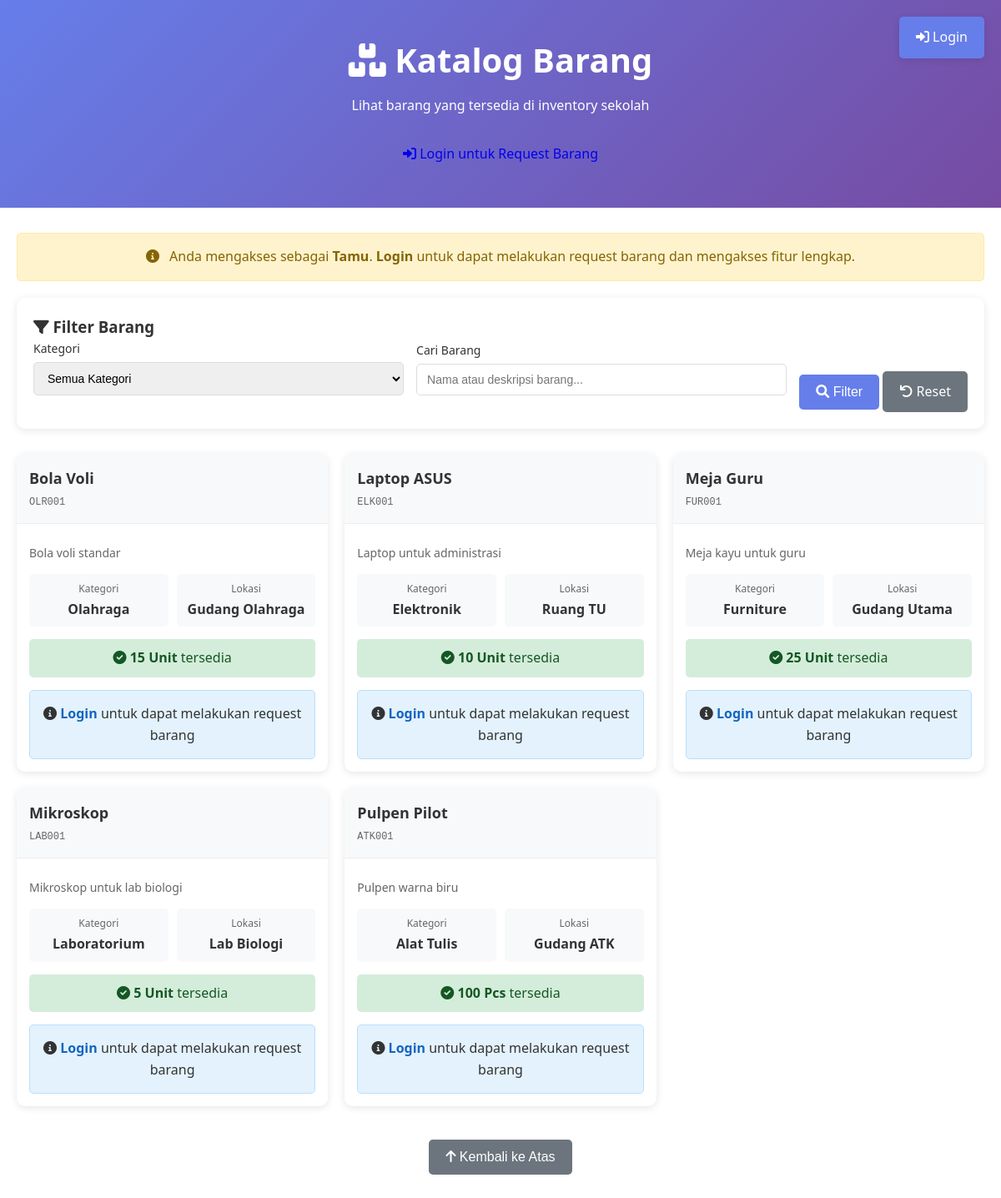
The app's page /pages/catalog.php with its own data.
### tables this page shows
CREATE TABLE items (
    id INT PRIMARY KEY AUTO_INCREMENT,
    item_code VARCHAR(50) UNIQUE NOT NULL,
    item_name VARCHAR(100) NOT NULL,
    description TEXT,
    category_id INT,
    quantity INT DEFAULT 0,
    min_stock INT DEFAULT 0,
    unit VARCHAR(20),
    price DECIMAL(10,2),
    location VARCHAR(100),
    condition_status ENUM('Baik', 'Rusak Ringan', 'Rusak Berat') DEFAULT 'Baik',
    created_at TIMESTAMP DEFAULT CURRENT_TIMESTAMP,
    updated_at TIMESTAMP DEFAULT CURRENT_TIMESTAMP ON UPDATE CURRENT_TIMESTAMP,
    FOREIGN KEY (category_id) REFERENCES categories(id)
);

CREATE TABLE categories (
    id INT PRIMARY KEY AUTO_INCREMENT,
    category_name VARCHAR(100) NOT NULL,
    description TEXT,
    created_at TIMESTAMP DEFAULT CURRENT_TIMESTAMP
);

### pages/catalog.php (the view, shortened to what this page needs)
<?php
$database = new Database();
$db = $database->connect();
$is_logged_in = isset($_SESSION['user_id']);
$where_clause = "WHERE i.quantity > 0";
$params = [];
$stmt = $db->prepare("SELECT i.*, c.category_name
                     FROM items i
                     LEFT JOIN categories c ON i.category_id = c.id
                     $where_clause
                     ORDER BY i.item_name");
$stmt->execute($params);
$items = $stmt->fetchAll(PDO::FETCH_ASSOC);
?>
<!DOCTYPE html>
<html lang="id">
<head>
    <link href="https://cdnjs.cloudflare.com/ajax/libs/font-awesome/6.0.0/css/all.min.css" rel="stylesheet">
    <link href="../assets/css/style.css" rel="stylesheet">
    <link href="../assets/css/additional.css" rel="stylesheet">
</head>
<body>
    <div class="catalog-nav">
        <?php if(!$is_logged_in): ?>
        <a href="../login.php" class="btn btn-primary">
            <i class="fas fa-sign-in-alt"></i> Login
        </a>
        <?php endif; ?>
    </div>
    <div class="catalog-header">
        <h1><i class="fas fa-boxes"></i> Katalog Barang</h1>
        <p>Lihat barang yang tersedia di inventory sekolah</p>
        <?php if(!$is_logged_in): ?>
        <div style="margin-top: 20px;">
            <a href="../login.php" class="btn btn-light">
                <i class="fas fa-sign-in-alt"></i> Login untuk Request Barang
            </a>
        </div>
        <?php endif; ?>
    </div>
    <div class="content" style="padding: 0 20px;">
        <?php if(!$is_logged_in): ?>
        <div class="guest-banner">
            <i class="fas fa-info-circle"></i>
            Anda mengakses sebagai <strong>Tamu</strong>.
            <a href="../login.php">Login</a> untuk dapat melakukan request barang dan mengakses fitur lengkap.
        </div>
        <?php endif; ?>
        <div class="filters">
            <h3><i class="fas fa-filter"></i> Filter Barang</h3>
            <form class="filter-form" method="GET">
                <div class="form-group">
                    <label>Kategori</label>
                    <select name="category">
                        <option value="">Semua Kategori</option>
                    </select>
                </div>
                <div class="form-group">
                    <label>Cari Barang</label>
                    <input type="text" name="search" placeholder="Nama atau deskripsi barang..." value="<?php echo isset($_GET['search']) ? htmlspecialchars($_GET['search']) : ''; ?>">
                </div>
                <div>
                    <button type="submit" class="btn btn-primary">
                        <i class="fas fa-search"></i> Filter
                    </button>
                    <a href="catalog.php" class="btn btn-secondary">
                        <i class="fas fa-undo"></i> Reset
                    </a>
                </div>
            </form>
        </div>
        <div class="item-grid">
            <?php if(empty($items)): ?>
            <div style="grid-column: 1 / -1; text-align: center; padding: 40px;">
                <i class="fas fa-search" style="font-size: 48px; color: #ddd; margin-bottom: 15px;"></i>
                <h3 style="color: #666;">Tidak ada barang yang ditemukan</h3>
                <p style="color: #999;">Coba ubah filter atau kata kunci pencarian</p>
            </div>
            <?php else: ?>
            <?php foreach($items as $item): ?>
            <div class="item-card">
                <div class="item-card-header">
                    <div class="item-name"><?php echo htmlspecialchars($item['item_name']); ?></div>
                    <div class="item-code"><?php echo htmlspecialchars($item['item_code']); ?></div>
                </div>
                <div class="item-card-body">
                    <div class="item-description">
                        <?php echo htmlspecialchars($item['description'] ?: 'Tidak ada deskripsi'); ?>
                    </div>
                    <div class="item-info">
                        <div class="info-item">
                            <div class="info-label">Kategori</div>
                            <div class="info-value"><?php echo htmlspecialchars($item['category_name'] ?: 'Tidak ada'); ?></div>
                        </div>
                        <div class="info-item">
                            <div class="info-label">Lokasi</div>
                            <div class="info-value"><?php echo htmlspecialchars($item['location'] ?: 'Tidak diketahui'); ?></div>
                        </div>
                    </div>
                    <div class="stock-status <?php echo $item['quantity'] <= $item['min_stock'] ? 'stock-low' : 'stock-available'; ?>">
                        <i class="fas fa-<?php echo $item['quantity'] <= $item['min_stock'] ? 'exclamation-triangle' : 'check-circle'; ?>"></i>
                        <strong><?php echo $item['quantity']; ?> <?php echo htmlspecialchars($item['unit']); ?></strong> tersedia
                    </div>
                    <?php if($is_logged_in): ?>
                    <button class="btn btn-primary btn-block" onclick="requestItem(<?php echo $item['id']; ?>, '<?php echo htmlspecialchars($item['item_name']); ?>', <?php echo $item['quantity']; ?>, '<?php echo htmlspecialchars($item['unit']); ?>')">
                        <i class="fas fa-paper-plane"></i> Request Barang
                    </button>
                    <?php else: ?>
                    <div class="login-prompt">
                        <i class="fas fa-info-circle"></i>
                        <a href="../login.php">Login</a> untuk dapat melakukan request barang
                    </div>
                    <?php endif; ?>
                </div>
            </div>
            <?php endforeach; ?>
            <?php endif; ?>
        </div>
        <div style="text-align: center; margin: 40px 0;">
            <button onclick="scrollToTop()" class="btn btn-secondary">
                <i class="fas fa-arrow-up"></i> Kembali ke Atas
            </button>
        </div>
    </div>
</body>
</html>

### assets/css/style.css (style rules this page uses)
* { margin: 0; padding: 0; box-sizing: border-box; }
body { font-family: 'Segoe UI', Tahoma, Geneva, Verdana, sans-serif; line-height: 1.6; color: #333; }
.form-group { margin-bottom: 20px; text-align: left; }
.form-group label { display: block; margin-bottom: 5px; color: #555; font-weight: 500; }
.btn { padding: 12px 20px; border: none; border-radius: 5px; cursor: pointer; font-size: 16px; font-weight: 500; transition: all 0.3s ease; text-decoration: none; display: inline-block; }
.btn-primary { background: #667eea; color: white; }
.content { padding: 20px; }

### assets/css/additional.css (style rules this page uses)
.form-group { margin-bottom: 20px; }
.form-group label { display: block; margin-bottom: 5px; font-weight: 500; color: #333; font-size: 14px; }
.form-group input, .form-group select, .form-group textarea { width: 100%; padding: 10px 12px; border: 1px solid #ddd; border-radius: 5px; font-size: 14px; transition: border-color 0.3s ease; box-sizing: border-box; }
.btn-secondary { background: #6c757d; color: white; }

### pages/catalog.php (style rules this page uses)
.catalog-header { background: linear-gradient(135deg, #667eea 0%, #764ba2 100%); color: white; padding: 40px 20px; text-align: center; margin-bottom: 30px; }
.catalog-header h1 { margin: 0 0 10px 0; font-size: 2.5em; }
.filters { background: white; padding: 20px; border-radius: 10px; box-shadow: 0 2px 10px rgba(0,0,0,0.1); margin-bottom: 30px; }
.filter-form { display: grid; grid-template-columns: 1fr 1fr auto; gap: 15px; align-items: end; }
.item-grid { display: grid; grid-template-columns: repeat(auto-fill, minmax(300px, 1fr)); gap: 20px; margin-bottom: 30px; }
.item-card { background: white; border-radius: 10px; box-shadow: 0 2px 10px rgba(0,0,0,0.1); overflow: hidden; transition: transform 0.3s ease; }
.item-card-header { background: #f8f9fa; padding: 15px; border-bottom: 1px solid #eee; }
.item-card-body { padding: 15px; }
.item-name { font-size: 18px; font-weight: 600; margin: 0 0 5px 0; color: #333; }
.item-code { font-size: 12px; color: #666; font-family: monospace; }
.item-description { color: #666; font-size: 14px; margin: 10px 0; line-height: 1.4; }
.item-info { display: grid; grid-template-columns: 1fr 1fr; gap: 10px; margin: 15px 0; }
.info-item { text-align: center; padding: 8px; background: #f8f9fa; border-radius: 5px; }
.info-label { font-size: 12px; color: #666; margin-bottom: 3px; }
.info-value { font-weight: 600; color: #333; }
.stock-status { text-align: center; padding: 10px; border-radius: 5px; margin: 10px 0; }
.stock-available { background: #d4edda; color: #155724; }
.login-prompt { background: #e3f2fd; border: 1px solid #bbdefb; border-radius: 5px; padding: 15px; text-align: center; margin-top: 15px; }
.login-prompt a { color: #1565c0; text-decoration: none; font-weight: 600; }
.catalog-nav { position: fixed; top: 20px; right: 20px; z-index: 1000; }
.catalog-nav .btn { margin-left: 10px; box-shadow: 0 2px 10px rgba(0,0,0,0.1); }
.guest-banner { background: #fff3cd; border: 1px solid #ffeaa7; border-radius: 5px; padding: 15px; margin-bottom: 20px; text-align: center; color: #856404; }
.guest-banner i { margin-right: 8px; }
.guest-banner a { color: #856404; font-weight: 600; text-decoration: none; }

### records on screen
items: item_name "Bola Voli", item_code "OLR001", description "Bola voli standar", category.category_name "Olahraga", location "Gudang Olahraga", quantity "15", unit "Unit"
items: item_name "Laptop ASUS", item_code "ELK001", description "Laptop untuk administrasi", category.category_name "Elektronik", location "Ruang TU", quantity "10", unit "Unit"
items: item_name "Meja Guru", item_code "FUR001", description "Meja kayu untuk guru", category.category_name "Furniture", location "Gudang Utama", quantity "25", unit "Unit"
items: item_name "Mikroskop", item_code "LAB001", description "Mikroskop untuk lab biologi", category.category_name "Laboratorium", location "Lab Biologi", quantity "5", unit "Unit"
items: item_name "Pulpen Pilot", item_code "ATK001", description "Pulpen warna biru", category.category_name "Alat Tulis", location "Gudang ATK", quantity "100", unit "Pcs"
